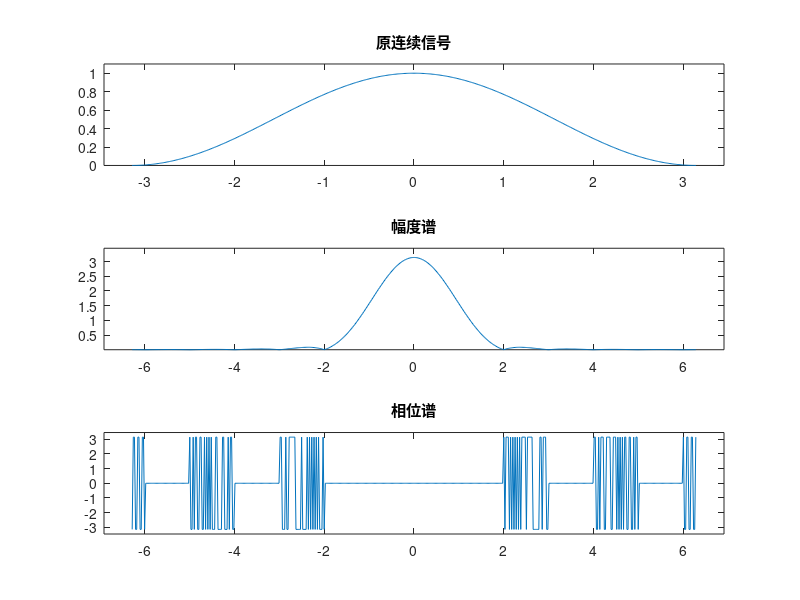

This chart was generated by the following MATLAB code:
clear;

% 连续信号
% 时间间隔
Ts = 2*pi/500;
% 时间序列
t = -pi:Ts:pi;
% 采样点个数
N = length(t);
% 1 x N
f = (1 + cos(t)) / 2;
% 频率采样序列
k = 0:N-1;
% w = (2*pi*k)/(N*Ts);
w = linspace(-2*pi,2*pi,500) ;
%  N x N
e = exp(-j*t'*w);
% 1 x N
F1 = f*e*Ts;
subplot(311),plot(t,f);
axis([min(t)*1.1 max(t)*1.1 min(f)*1.1 max(f)*1.1]);
title('原连续信号');
subplot(312),plot(w,abs(F1));
axis([min(w)*1.1 max(w)*1.1 min(abs(F1))*1.1 max(abs(F1))*1.1]);
title('幅度谱');
subplot(313),plot(w,angle(F1));
axis([min(w)*1.1 max(w)*1.1 1.1*min(angle(F1)) 1.1*max(angle(F1))]);
title('相位谱');
